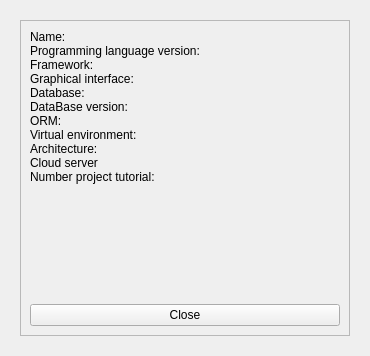
<?xml version="1.0" encoding="UTF-8"?>
<ui version="4.0">
 <class>Form</class>
 <widget class="QWidget" name="Form">
  <property name="geometry">
   <rect>
    <x>0</x>
    <y>0</y>
    <width>370</width>
    <height>356</height>
   </rect>
  </property>
  <property name="windowTitle">
   <string>Frame information</string>
  </property>
  <layout class="QHBoxLayout" name="horizontalLayout">
   <property name="spacing">
    <number>0</number>
   </property>
   <item>
    <widget class="QWidget" name="widget" native="true">
     <layout class="QHBoxLayout" name="horizontalLayout_2">
      <property name="spacing">
       <number>0</number>
      </property>
      <item>
       <widget class="QFrame" name="frame">
        <property name="frameShape">
         <enum>QFrame::StyledPanel</enum>
        </property>
        <property name="frameShadow">
         <enum>QFrame::Raised</enum>
        </property>
        <layout class="QVBoxLayout" name="verticalLayout">
         <property name="spacing">
          <number>0</number>
         </property>
         <item>
          <layout class="QFormLayout" name="formLayout">
           <item row="0" column="0">
            <widget class="QLabel" name="lTextName">
             <property name="text">
              <string>Name:</string>
             </property>
            </widget>
           </item>
           <item row="0" column="1">
            <widget class="QLabel" name="lName">
             <property name="text">
              <string/>
             </property>
            </widget>
           </item>
           <item row="1" column="0">
            <widget class="QLabel" name="lTextProgrammingLanguageVersion">
             <property name="text">
              <string>Programming language version:</string>
             </property>
            </widget>
           </item>
           <item row="1" column="1">
            <widget class="QLabel" name="lProgrammingLanguageVersion">
             <property name="text">
              <string/>
             </property>
            </widget>
           </item>
           <item row="2" column="0">
            <widget class="QLabel" name="lTextFramework">
             <property name="text">
              <string>Framework:</string>
             </property>
            </widget>
           </item>
           <item row="2" column="1">
            <widget class="QLabel" name="lFramework">
             <property name="text">
              <string/>
             </property>
            </widget>
           </item>
           <item row="3" column="0">
            <widget class="QLabel" name="lTextGraphicalInterface">
             <property name="text">
              <string>Graphical interface:</string>
             </property>
            </widget>
           </item>
           <item row="3" column="1">
            <widget class="QLabel" name="lGraphicalInterface">
             <property name="text">
              <string/>
             </property>
            </widget>
           </item>
           <item row="4" column="0">
            <widget class="QLabel" name="lTextDatabase">
             <property name="text">
              <string>Database:</string>
             </property>
            </widget>
           </item>
           <item row="4" column="1">
            <widget class="QLabel" name="lDatabase">
             <property name="text">
              <string/>
             </property>
            </widget>
           </item>
           <item row="5" column="0">
            <widget class="QLabel" name="lTextDataBaseVersion">
             <property name="text">
              <string>DataBase version:</string>
             </property>
            </widget>
           </item>
           <item row="5" column="1">
            <widget class="QLabel" name="lDataBaseVersion">
             <property name="text">
              <string/>
             </property>
            </widget>
           </item>
           <item row="6" column="0">
            <widget class="QLabel" name="lTextOrm">
             <property name="text">
              <string>ORM:</string>
             </property>
            </widget>
           </item>
           <item row="6" column="1">
            <widget class="QLabel" name="lOrm">
             <property name="text">
              <string/>
             </property>
            </widget>
           </item>
           <item row="7" column="0">
            <widget class="QLabel" name="lTextVirtualEnvironment">
             <property name="text">
              <string>Virtual environment:</string>
             </property>
            </widget>
           </item>
           <item row="7" column="1">
            <widget class="QLabel" name="lVirtualEnvironment">
             <property name="text">
              <string/>
             </property>
            </widget>
           </item>
           <item row="8" column="0">
            <widget class="QLabel" name="lTextArchitecture">
             <property name="text">
              <string>Architecture:</string>
             </property>
            </widget>
           </item>
           <item row="8" column="1">
            <widget class="QLabel" name="lArchitecture">
             <property name="text">
              <string/>
             </property>
            </widget>
           </item>
           <item row="9" column="0">
            <widget class="QLabel" name="lTextCloudServer">
             <property name="text">
              <string>Cloud server</string>
             </property>
            </widget>
           </item>
           <item row="9" column="1">
            <widget class="QLabel" name="lCloudServer">
             <property name="text">
              <string/>
             </property>
            </widget>
           </item>
           <item row="10" column="0">
            <widget class="QLabel" name="lTextNumberProjectTutorial">
             <property name="text">
              <string>Number project tutorial:</string>
             </property>
            </widget>
           </item>
           <item row="10" column="1">
            <widget class="QLabel" name="lNumberProjectTutorial">
             <property name="text">
              <string/>
             </property>
            </widget>
           </item>
          </layout>
         </item>
         <item>
          <widget class="QPushButton" name="pbClose">
           <property name="text">
            <string>Close</string>
           </property>
          </widget>
         </item>
        </layout>
       </widget>
      </item>
     </layout>
    </widget>
   </item>
  </layout>
 </widget>
 <resources/>
 <connections/>
</ui>
